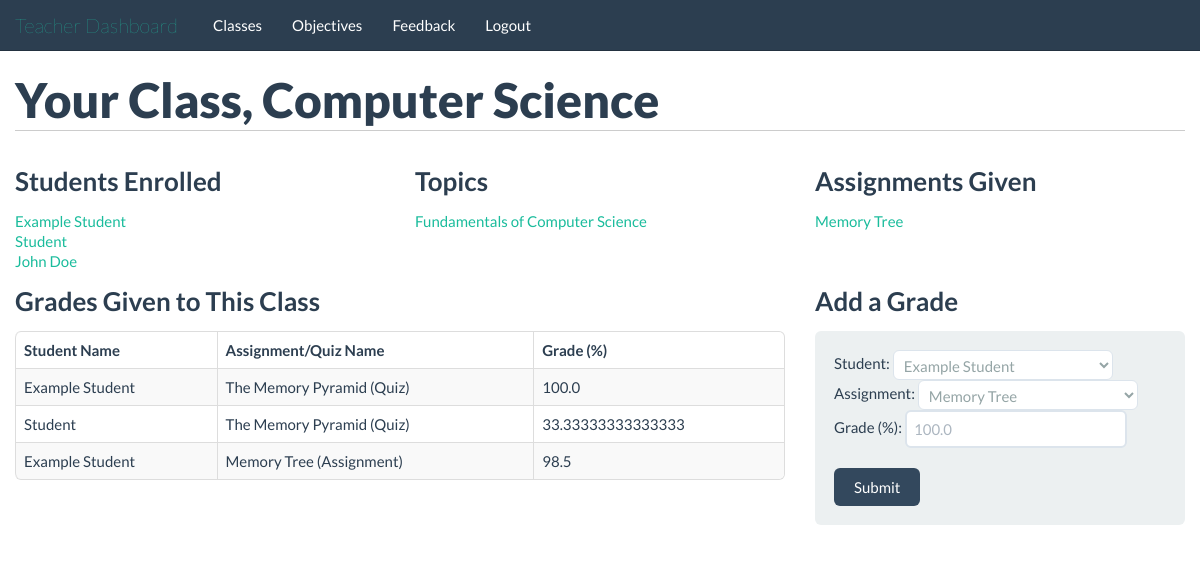
/teachers/class/1/ (signed in), run on the app's committed database.
### tables this page shows
CREATE TABLE classes(
id INTEGER PRIMARY KEY,
teacher_id INTEGER,
name TEXT,
FOREIGN KEY(teacher_id) REFERENCES people(id)
);

CREATE TABLE people(
id INTEGER PRIMARY KEY,
isTeacher INTEGER,
username TEXT,
password TEXT,
salt TEXT,
name TEXT,
email TEXT
);

CREATE TABLE topics(
id INTEGER PRIMARY KEY,
class_id INTEGER,
name TEXT,
FOREIGN KEY(class_id) REFERENCES classes(id)
);

CREATE TABLE assignments(
id INTEGER PRIMARY KEY,
class_id INTEGER,
gets_file INTEGER,
turn_in INTEGER,
name TEXT,
description BLOB,
due_date TEXT, topic_id INTEGER,
FOREIGN KEY(class_id) REFERENCES classes(id)
);

CREATE TABLE quiz_grades(
id INTEGER PRIMARY KEY,
student_id integer,
quiz_id INTEGER,
grade REAL,
FOREIGN KEY(student_id) REFERENCES people(id),
FOREIGN KEY(quiz_id) REFERENCES quizzes(id)
);

CREATE TABLE assignment_grades(
id INTEGER PRIMARY KEY,
student_id INTEGER,
assignment_id INTEGER,
grade REAL,
FOREIGN KEY(student_id) REFERENCES people(id),
FOREIGN KEY(assignment_id) REFERENCES assignments(id)
);

### application/teachers.py (the view)
@app.route('/teachers/class/<class_id>/')
@validate_teacher
def class_page(class_id=None):
	class_name = query_db("select name from classes where id=?", [class_id])
	class_name = class_name[0][0]
	return render_template('/teachers/class_page.html', class_id=class_id, class_name=class_name, topics=get_class_topic(class_id), assignments=get_class_assign(class_id), students=get_students_class(class_id), grades=get_class_grades(class_id))

### application/db_connect.py (called while the page is built)
def get_db():
    db = getattr(g, '_database', None)
    if db is None:
        db = g._database = sqlite3.connect(DATABASE)
    return db

@app.teardown_appcontext
def close_connection(exception):
    db = getattr(g, '_database', None)
    if db is not None:
        db.close()

def query_db(query, args=(), one=False):
    cur = get_db().execute(query, args)
    returnval = cur.fetchall()
    cur.close()
    return (returnval[0] if returnval else None) if one else returnval

def validate_teacher(func):
	@wraps(func)
	def f(*args, **kwds):
		if not 'isTeacher' in session:
			return redirect("/")
		if session['isTeacher'] == 0:
			return redirect("/students/")
		return func(*args, **kwds)
	return f

def get_class_topic(class_id):
	topic_data = query_db("select id, name from topics where class_id=?", [class_id])
	topics = []
	for topic in topic_data:
		topic_dict_class = {}
		topic_dict_class['id'] = topic[0]
		topic_dict_class['name'] = topic[1]
		topics.append(topic_dict_class)
	return topics

def get_class_assign(class_id):
	assignment_data = query_db("select id, name, due_date from assignments where topic_id=(select id from topics where class_id=?);", [class_id])
	assignments = []
	for assignment in assignment_data:
		assignment_dict_class = {}
		assignment_dict_class['id'] = assignment[0]
		assignment_dict_class['name'] = str(assignment[1])
		assignment_dict_class['due_date'] = assignment[2]
		assignments.append(assignment_dict_class)
	return assignments

def get_students_class(class_id):
	student_data = query_db("SELECT people.id, name FROM people JOIN roster ON roster.people_id=people.id WHERE roster.class_id=?;", [class_id])
	student_class = []
	for student in student_data:
		student_dict = {}
		student_dict['id'] = student[0]
		student_dict['name'] = student[1]
		student_class.append(student_dict)
	return student_class

### application/templates/teachers/class_page.html (shortened to what this page needs)
{% extends "/teachers/base_template.html" %}
	{% block body %}
		<div class="container">
			<div class="row">
				<div class="span12">
					<h1>Your Class, {{class_name}}</h1>
				</div>
			</div>
			<div class="row">
				<div class="span4">
					<h2>Students Enrolled</h2>
					<ul>
						{% for student in students %}
							<li><a href="/people/{{student.id}}/">{{student.name}}</a></li>
						{% endfor %}
					</ul>
				</div>
				<div class="span4">
					<h2>Topics</h2>
					<ul>
						{% for topic in topics %}
							<li><a href="/teachers/topics/{{topic.id}}/">{{topic.name}}</a></li>
						{% endfor %}
					</ul>
				</div>
				<div class="span4">
					<h2>Assignments Given</h2>
					<ul>
						{% for assignment in assignments %}
							<li><a href="/teachers/assignments/{{assignment.id}}/">{{assignment.name}}</a></li>
						{% endfor %}
					</ul>
				</div>
			</div>
			<div class="row">
				<div class="span8">
					<h2>Grades Given to This Class</h2>
					{% if grades %}
						<table class="table table-striped table-hover table-bordered">
							<thead>
								<tr>
									<th>Student Name</th>
									<th>Assignment/Quiz Name</th>
									<th>Grade (%)</th>
								</tr>
							</thead>
							<tbody>
								{% for grade in grades %}
									<tr>
										<td>{{grade.student_name}}</td>
										<td>{{grade.thing_name}}</td>
										<td>{{grade.grade}}</td>
									</tr>
								{% endfor %}
							</tbody>
						</table>
					{% else %}
						<p><strong>No grades have been given to this class.</strong></p>
					{% endif %}
				</div>
				<div class="span4">
					<h2>Add a Grade</h2>
					<form action="/teachers/grades/add/{{class_id}}/" method="POST" class="form-horizontal well">
						<fieldset>
							<div><span>Student: </span>
								<select name="student"  required>
									{% for student in students %}
										<option value="{{student.id}}">{{student.name}}</option>
									{% endfor %}
								</select>
							</div>
							<div><span>Assignment: </span>
								<select name="assignment" required>
									{% for assignment in assignments %}
										<option value="{{assignment.id}}">{{assignment.name}}</option>
									{% endfor %}
								</select>
							</div>
							<div><span>Grade (%): </span><input  required type="number" name="grade" placeholder="100.0" min="0" max="100" step="0.1"/></div>
							<br/><input type="submit" class="btn btn-primary" />
						</fieldset>
					</form>
				</div>
			</div>
		</div>
	{% endblock %}

### application/templates/teachers/base_template.html (style rules this page uses)
h1 { border-bottom: 1px solid #ccc; padding-bottom: 10px; margin-bottom: 20px; }
h2 { font-size: 26px; }

### application/templates/teachers/class_page.html (style rules this page uses)
ul { list-style-type: none; margin: 0; }

### data on the page
classes: name "Computer Science"
people: name "Example Student"
people: name "Student"
people: name "John Doe"
topics: name "Fundamentals of Computer Science"
assignments: name "Memory Tree"
quiz_grades: student_name "Example Student", thing_name "The Memory Pyramid (Quiz)", grade "100.0"
quiz_grades: student_name "Student", thing_name "The Memory Pyramid (Quiz)", grade "33.33333333333333"
assignment_grades: student_name "Example Student", thing_name "Memory Tree (Assignment)", grade "98.5"

### other printed values
{{ link_text|e }} "Classes" "Objectives" "Feedback" "Logout"
form field student "Example Student"
form field assignment "Memory Tree"
